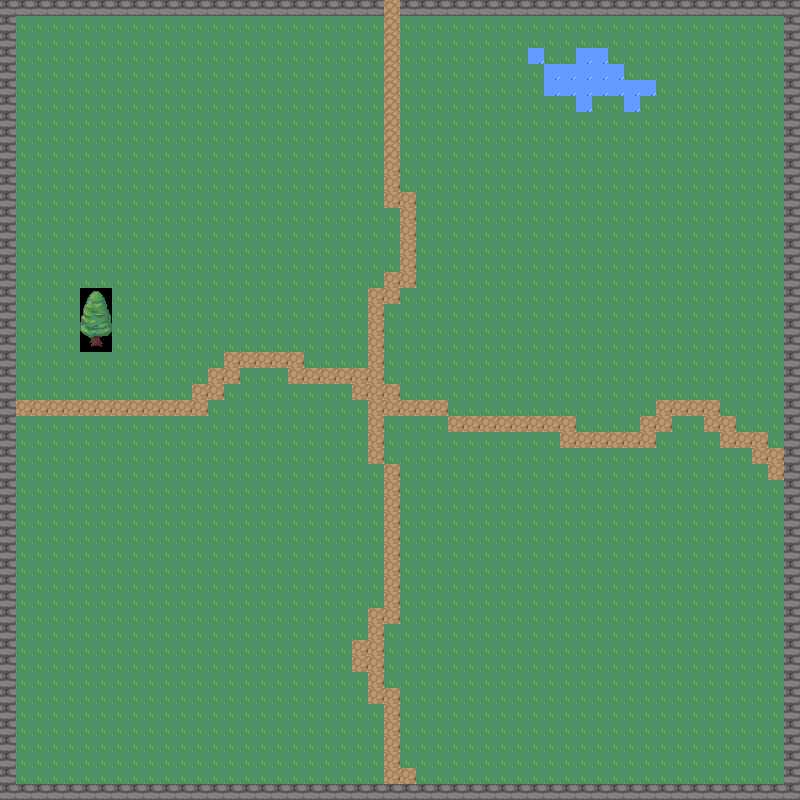

Rendered tile map (Tiled .tmx) drawn with the repository's tilesets; below, a short description and the map source with its tile grids summarised:
An orthogonal 50x50 tile map with 16x16 px tiles, 1 tile layer (Tile Layer 1).

<map version="1.8" tiledversion="1.8.2" orientation="orthogonal" renderorder="right-down" width="50" height="50" tilewidth="16" tileheight="16" infinite="0" nextlayerid="2" nextobjectid="1">
 <tileset firstgid="1" source="nature.tsx" />
 <layer id="1" name="Tile Layer 1" width="50" height="50">
  <data>[2500 cells, 2500 non-empty, 13 distinct tile ids]</data>
 </layer>
</map>
